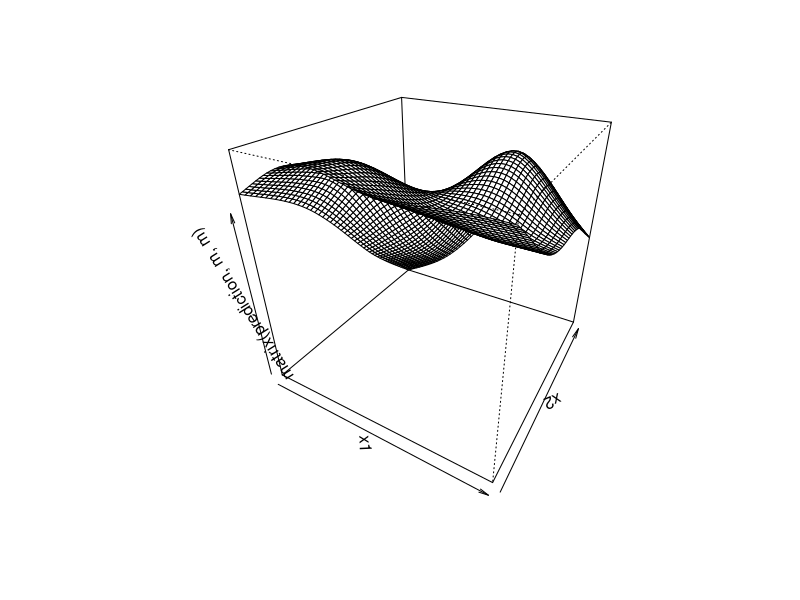

Write R code to recreate this figure.
# Function to compute η(r)
# Input - number
# Output - number
eta <- function(r) {
  if (r > 0) {
    return(r^2 * log(r))
  } else {
    return(0)
  }
}


# getTPS function
# Input: x (n × 2 matrix) and k (No. of basis functions)
# Output: xk (k × 2 matrix), X matrix, S matrix, Z Matrix
getTPS <- function(x, k = 100) {
  
  # getting number of rows in x
  n <- nrow(x)
  
  # Resetting k to n if it is greater than or equal to n
  if (k >= n) {
    k <- n
    x_star <- x
  } else {
    # Select k rows randomly from x
    sampled_rows <- sample(1:n, k)
    x_star <- x[sampled_rows, ]
  }
  
  # Compute T-(1,x) and Ts-(1,x_star) matrix
  Ts <- cbind(1, x_star)
  T_ <- cbind(1, x)
  
  # Compute Z - the last k−3 columns of Q from QR Decomposition of Ts
  Z <- qr.Q(qr(Ts),complete=TRUE)[,-(1:3)]
  
  # Calculate E matrix, E=η(x), where η(x) = η(||x − x∗j||).
  E <- matrix(0, nrow(x), nrow(x_star))
  for (i in 1:nrow(x)) {
    for (j in 1:nrow(x_star)) {
      r <- sqrt((x[i, 1] - x_star[j, 1])^2 + (x[i, 2] - x_star[j, 2])^2)
      E[i, j] <- eta(r)
    }
  }
  
  # Calculate E* Matrix, E=η(x), where η(x) = η(||x − x∗j||)
  E_star <- matrix(0, nrow(x_star), nrow(x_star))
  for (i in 1:nrow(x_star)) {
    for (j in 1:nrow(x_star)) {
      r <- sqrt((x_star[i, 1] - x_star[j, 1])^2 + (x_star[i, 2] - x_star[j, 2])^2)
      E_star[i, j] <- eta(r)
    }
  }
  
  # Combining E*Z and T to create the X matrix
  X <- cbind(E %*% Z, T_)
  
  # Computing QR decomposition of X
  qr_result <- qr(X)
  
  # Extract Q from QR decomposition
  Q <- qr.Q(qr_result)
  
  # Compute S matrix
  S <- t(Z) %*% E_star %*% Z
  # Padding the dimensions for zeros
  res_row = k-nrow(S)
  res_col = k-ncol(S)
  S <- cbind(S, matrix(0,nrow(S), res_col))
  S<- rbind(S,matrix(0, res_row, ncol(S)))
  
  # Returning the named list of required elements
  result <- list(
    xk = x_star,
    X = X,
    S = S,
    Z = Z
  )
  return(result)
}


# fitTPS function
# INPUT: x (n × 2 matrix of location values)
#        y (n vector of values to smooth)
#        k - No. of basis functions to use
#        lsp - log λ limits for smoothening param
# OUTPUT: An object of class tps, with list of named items:
#         beta - best fit β at the optimal λ value
#         mu - corresponding μ
#         medf - effective degrees of freedom at the optimal λ 
#         lambda - vector of 100 λ values
#         gcv - corresponding GCV score vector
#         edf - corresponding vector of EDFs
fitTPS <- function(x,y,k=100,lsp=c(-5,5)){

  # initialising the required variables and vectors
  min_gcv <- Inf
  best_lambda <- NULL
  best_beta <- NULL
  best_mu <- NULL
  best_edf <- NULL
  gcv <- numeric(100)
  TPS <- getTPS(x,k)
  EDF_vec <- numeric(100)
  
  # Getting the possible values of lambda in log range of lsp
  lambda_grid <- 10^seq(lsp[1], lsp[2], length = 100)
  
  # QR Decompose X 
  qr_decom = qr(TPS$X)
  
  # Extract Q and R matrix from the QR decomposition
  R <- qr.R(qr_decom)
  Q <- qr.Q(qr_decom)
  
  # Perform the symmetric eigen decomposition
  evd <- eigen(t(solve(R)) %*% TPS$S %*% solve(R))
  
  # Extract U, Λ, and U^T from the eigen decomposition
  U <- evd$vectors
  Λ <- diag(evd$values)
  Ut <- t(U)
  
  # Finding optimum lambda value by looping through all possible values
  for (i in 1:length(lambda_grid)) {

    lambda = lambda_grid[i]
    
    # Calculating the EDF (Effective degrees of freedom)
    EDF <- t(sum(1 / (1 + lambda * diag(Λ))))
    
    # Calculating beta value
    # Calculate the matrix (I + λΛ)^(−1)
    temp1 <- solve(diag(1, ncol(Λ)) + lambda * Λ)
    # Calculate the matrix U * (I + λΛ)^(−1) * U^T
    temp2 <- U %*% temp1 %*% Ut
    # Calculate Q^T * y
    Qt_y <- t(Q) %*% y
    # Calculate R^(-1) * (U * (I + λΛ)^(−1) * U^T) * Q^T * y
    beta_hat <- solve(R) %*% (temp2 %*% Qt_y)
    
    # Calculating the mu - model prediction
    mu <- TPS$X %*% beta_hat
    
    #Calculating the gcv_score
    gcv_score  <- sum((y - mu)^2) / (length(y) - EDF)^2
    gcv_score <- Re(gcv_score)
    gcv[i] <- gcv_score
    EDF_vec[i] <- EDF
    
    
    # Update the minimum GCV and best_lambda if a lower GCV value is found
    if (gcv_score < min_gcv) {
      min_gcv <- gcv_score
      best_lambda <- lambda
    }
  }
  
  ############################
  ### Calulating best_beta ###
  ############################
  temp1 <- solve(diag(1, ncol(Λ)) + best_lambda * Λ)
  # Calculate the matrix U * (I + λΛ)^(−1) * U^T
  temp2 <- U %*% temp1 %*% Ut
  # Calculate Q^T * y
  Qt_y <- t(Q) %*% y
  # Calculate R^(-1) * (U * (I + λΛ)^(−1) * U^T) * Q^T * y
  best_beta <- solve(R) %*% (temp2 %*% Qt_y)
  
  ############################
  #### Calulating best_mu ####
  ############################
  best_mu <- TPS$X %*% best_beta
  
  
  ############################
  ### Calulating best_medf ###
  ############################
  best_edf <- t(sum(1 / (1 + best_lambda * diag(Λ))))
  
  tps_obj <- list(
    beta = best_beta,
    mu = best_mu,
    medf = best_edf,
    lambda = lambda_grid,
    gcv = gcv,
    edf = EDF_vec,
    Z = TPS$Z,
    xk = TPS$xk
  )
  class(tps_obj) <- "tps"  # Set the class of the object to "tps"
  return(tps_obj)
}
  

# plot.tps function
# INPUT: tps_obj - An object of class tps
#        m - No. of points 
#.       lower_sequence - lower limit for generation of new sequential data
#.       upper_sequence - lower limit for generation of new sequential data
# OUTPUT: Perspective plot of Fitted Thin Plate Spline
plot.tps <- function(tps_obj, m=50, lower_sequence=0, upper_sequence=1) {
  
  # Extract values from the TPS object
  beta <- tps_obj$beta
  xk <- tps_obj$xk
  
  # Now, extract the β(beta) to α(alpha) and δ(delta)
  cutoff = nrow(beta)
  # Select last 3 values to be alpha
  alpha <-beta[(cutoff-2):cutoff,]
  # Rest of the values are put to detla_cap
  delta_cap <- beta[1:(cutoff-3)]
  # Now, delta is calculated from delta_cap
  delta <- tps_obj$Z %*% delta_cap
  
  # Defining the new data to be visualized
  x2 <- x1 <- seq(lower_sequence,upper_sequence,length=m)
  xp <- cbind(rep(x1,m),rep(x2,each=m))
  
  # Calculating the predictions on new data
  T_new <- cbind(1,xp)
  
  #Calculate E matrix
  E_new <- matrix(0, nrow(xp), nrow(xk))
  for (i in 1:nrow(xp)) {
    for (j in 1:nrow(xk)) {
      r <- sqrt((xp[i, 1] - xk[j, 1])^2 + (xp[i, 2] - xk[j, 2])^2)
      E_new[i, j] <- eta(r)
    }
  }
  # Prediction T*alpha + E*delta
  prediction <- T_new %*% alpha+ E_new %*% delta
  # Taking the Real part of prediction only 
  # There are some times values with 0 imaginary part
  # We are just taking real part from those predicted values
  prediction <- Re(prediction)
  
  # Plotting the perspective plot 
  #contour(x1,x2,matrix(prediction, m, m))
  persp(x1,x2,matrix(prediction,m,m),theta=30,phi=30)
  
}


# INPUT: None
# OUTPUT: perspective plot on TPS using sample data 
# This function will use the sample data to run through the code
testExample <- function(){
  # Generatign sample data for fitting the spline
  ff <- function(x) exp(-(x[,1]-.3)^2/.2^2-(x[,2] - .3)^2/.3^2)*.5 + exp(-(x[,1]-.7)^2/.25^2 - (x[,2] - .8 )^2/.3^2)
  n <- 500
  x <- matrix(runif(n*2),n,2)
  y <- ff(x) + rnorm(n)*.1 
  
  # Fitting the TPS
  tps_result <- fitTPS(x,y)
  
  # Plotting the fitted thin plate spline
  plot.tps(tps_result)
}

testExample()

